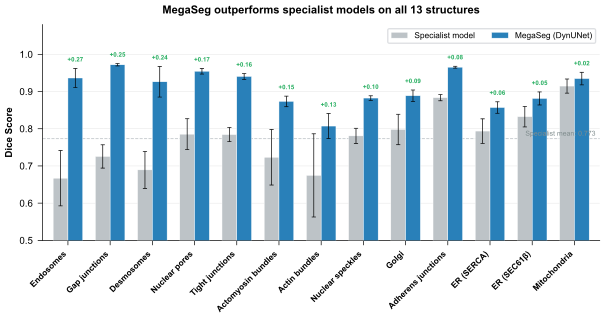

Python code for this plot:
"""
Fig 1d — MegaSeg vs specialist-model performance (13 training structures).

Self-contained regeneration script. The matched per-structure Dice scores
(specialist model and MegaSeg/DynUNet, mean +/- std) are embedded below, so it
reproduces `fig1d_performance.pdf` in this folder with no external files.

Source of the numbers: matched diagonal (model_struct == test_struct) of
../Fig2-HeatMap_SpModel/heatmap_summary_stats.csv  (eval_type "individual" =
specialist model; eval_type "megaseg", backbone "dynunet" = MegaSeg).
Structure ("organelle") names follow Viana et al., Nature 2023, Fig. 1a.

Usage:
    python fig1d_performance.py
"""

from pathlib import Path

import numpy as np
import matplotlib
matplotlib.use("Agg")
import matplotlib.pyplot as plt

# ── Nature-style rcParams (Arial, editable PDF text) ──────────────
plt.rcParams.update({
    "font.family": "sans-serif",
    "font.sans-serif": ["Arial", "Helvetica", "DejaVu Sans"],
    "font.size": 7,
    "figure.dpi": 300,
    "savefig.dpi": 300,
    "savefig.bbox": "tight",
    "axes.linewidth": 0.5,
    "xtick.major.width": 0.5,
    "ytick.major.width": 0.5,
    "pdf.fonttype": 42,
    "ps.fonttype": 42,
})

OUT_PDF = Path(__file__).parent / "fig1d_performance.pdf"

# (Viana structure name, specialist [mean, std], MegaSeg-DynUNet [mean, std])
DATA = [
    ("Actin bundles",       [0.6746, 0.1118], [0.8071, 0.0335]),
    ("ER (SERCA)",          [0.7937, 0.0329], [0.8570, 0.0154]),
    ("Adherens junctions",  [0.8834, 0.0082], [0.9654, 0.0025]),
    ("Desmosomes",          [0.6894, 0.0497], [0.9262, 0.0411]),
    ("Gap junctions",       [0.7255, 0.0313], [0.9719, 0.0031]),
    ("Actomyosin bundles",  [0.7234, 0.0747], [0.8734, 0.0142]),
    ("Nuclear pores",       [0.7854, 0.0415], [0.9544, 0.0075]),
    ("Endosomes",           [0.6671, 0.0744], [0.9364, 0.0257]),
    ("ER (SEC61β)",    [0.8324, 0.0276], [0.8814, 0.0175]),
    ("Nuclear speckles",    [0.7809, 0.0204], [0.8824, 0.0061]),
    ("Golgi",               [0.7980, 0.0409], [0.8887, 0.0154]),
    ("Tight junctions",     [0.7843, 0.0191], [0.9404, 0.0078]),
    ("Mitochondria",        [0.9147, 0.0190], [0.9348, 0.0169]),
]


def main():
    names = [d[0] for d in DATA]
    ind_means = np.array([d[1][0] for d in DATA])
    ind_stds = np.array([d[1][1] for d in DATA])
    meg_means = np.array([d[2][0] for d in DATA])
    meg_stds = np.array([d[2][1] for d in DATA])

    # Sort by improvement (MegaSeg - specialist), largest first.
    deltas = meg_means - ind_means
    order = np.argsort(deltas)[::-1]
    names = [names[i] for i in order]
    ind_means, ind_stds = ind_means[order], ind_stds[order]
    meg_means, meg_stds = meg_means[order], meg_stds[order]
    deltas = deltas[order]

    fig, ax = plt.subplots(figsize=(7.2, 2.8), facecolor="white")
    x = np.arange(len(names))
    bar_w = 0.35

    ax.bar(x - bar_w / 2, ind_means, bar_w, yerr=ind_stds,
           color="#bdc3c7", edgecolor="white", linewidth=0.3,
           error_kw=dict(lw=0.5, capsize=1.5, capthick=0.5),
           label="Specialist model", zorder=3)
    ax.bar(x + bar_w / 2, meg_means, bar_w, yerr=meg_stds,
           color="#2980b9", edgecolor="white", linewidth=0.3,
           error_kw=dict(lw=0.5, capsize=1.5, capthick=0.5),
           label="MegaSeg (DynUNet)", zorder=3)

    # Delta annotations above the MegaSeg bars
    for i, d in enumerate(deltas):
        y_top = meg_means[i] + meg_stds[i] + 0.015
        ax.text(x[i] + bar_w / 2, y_top, f"+{d:.2f}", ha="center", va="bottom",
                fontsize=4.5, color="#27ae60", fontweight="bold")

    ax.set_xticks(x)
    ax.set_xticklabels(names, fontsize=6, fontweight="bold", rotation=45, ha="right")
    ax.set_ylabel("Dice Score", fontsize=7, fontweight="bold")
    ax.set_ylim(0.5, 1.08)
    ax.set_xlim(-0.6, len(names) - 0.4)

    # Specialist mean baseline
    ind_overall = float(np.mean(ind_means))
    ax.axhline(ind_overall, color="#bdc3c7", linewidth=0.6, linestyle="--", zorder=1)
    ax.text(len(names) - 0.5, ind_overall + 0.008,
            f"Specialist mean: {ind_overall:.3f}",
            fontsize=5, color="#7f8c8d", ha="right")

    ax.legend(fontsize=6, frameon=True, edgecolor="#d5d8dc", loc="upper right", ncol=2)
    ax.spines["top"].set_visible(False)
    ax.spines["right"].set_visible(False)
    ax.grid(axis="y", linewidth=0.3, alpha=0.4, zorder=0)
    ax.set_title("MegaSeg outperforms specialist models on all 13 structures",
                 fontsize=8, fontweight="bold", pad=8)

    fig.savefig(str(OUT_PDF), dpi=300, facecolor="white", pad_inches=0.05)
    plt.close(fig)
    print(f"  Saved: {OUT_PDF}")


if __name__ == "__main__":
    main()
